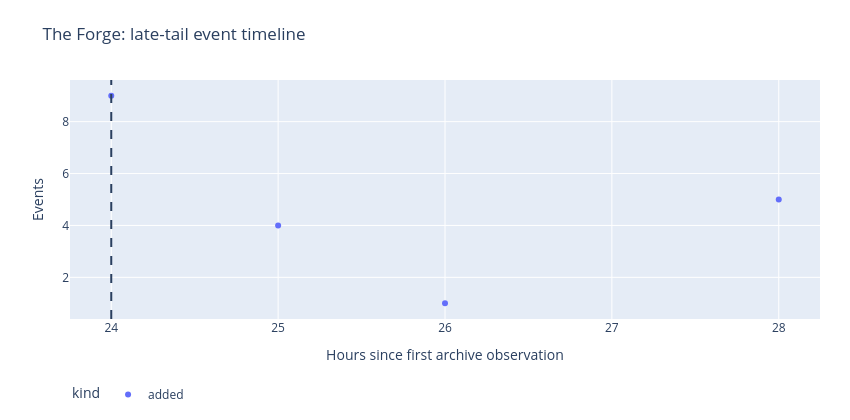

Here is the notebook cell this chart was saved with:
### Code cell
forge_tail = forge_events.filter(pl.col("elapsed_hours") > LATE_CUTOFF_HOURS).join(
    cohorts.select(*KEY_FIELDS, "first_appeared_valid_at", "latest_total_isk_traded"),
    on=list(KEY_FIELDS),
    how="left",
)
preview(
    forge_tail.select(
        "observed_at",
        "elapsed_hours",
        "kind",
        "type_name",
        "latest_total_isk_traded",
    ),
    "Forge records observed after the cutoff",
)
forge_timeline = forge_tail.group_by("observed_at", "elapsed_hours", "kind").len().sort("elapsed_hours")
if not forge_timeline.is_empty():
    forge_tail_chart = px.scatter(
        forge_timeline,
        x="elapsed_hours",
        y="len",
        color="kind",
        hover_data=["observed_at"],
        title="The Forge: late-tail event timeline",
    )
    forge_tail_chart.update_traces(
        hovertemplate="kind=%{fullData.name}<br>elapsed=%{x}h<br>UTC=%{customdata[0]}<br>events=%{y}<extra></extra>"
    )
    format_chart(forge_tail_chart)
    forge_tail_chart.update_xaxes(title_text="Hours since first archive observation")
    forge_tail_chart.update_yaxes(title_text="Events")
    forge_tail_chart.add_vline(x=LATE_CUTOFF_HOURS, line_dash="dash")
    forge_tail_chart.show()

### Figure 1 — Plotly figure (JSON) as saved in the notebook; plotly's stock layout.template omitted (floating-point values rounded to 4 significant figures)
{"data": [{"customdata": [["2026-10-13T02:11:03.362869Z"], ["2026-10-13T03:11:03.362948Z"], ["2026-10-13T04:11:03.363033Z"], ["2026-10-13T06:11:03.363207Z"]], "hovertemplate": "kind=%{fullData.name}<br>elapsed=%{x}h<br>UTC=%{customdata[0]}<br>events=%{y}<extra></extra>", "legendgroup": "added", "marker": {"color": "#636efa", "symbol": "circle"}, "mode": "markers", "name": "added", "orientation": "v", "showlegend": true, "type": "scatter", "x": [24.0, 25.0, 26.0, 28.0], "xaxis": "x", "y": [9, 4, 1, 5], "yaxis": "y"}], "layout": {"autosize": false, "height": 420, "legend": {"orientation": "h", "title": {"text": "kind"}, "tracegroupgap": 0, "x": 0, "y": -0.25, "yanchor": "top"}, "margin": {"b": 100, "l": 70, "r": 30, "t": 80}, "shapes": [{"line": {"dash": "dash"}, "type": "line", "x0": 24, "x1": 24, "xref": "x", "y0": 0, "y1": 1, "yref": "y domain"}], "title": {"text": "The Forge: late-tail event timeline"}, "width": 850, "xaxis": {"anchor": "y", "automargin": true, "domain": [0, 1], "nticks": 8, "title": {"text": "Hours since first archive observation"}}, "yaxis": {"anchor": "x", "automargin": true, "domain": [0, 1], "title": {"text": "Events"}}}}
